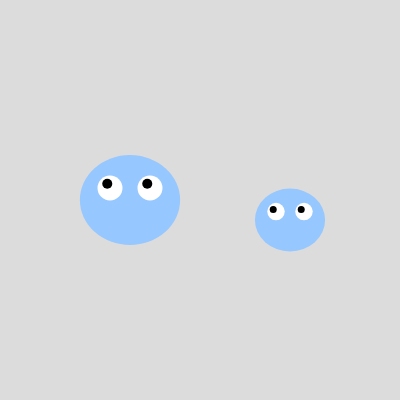
Frame 1 (no input)
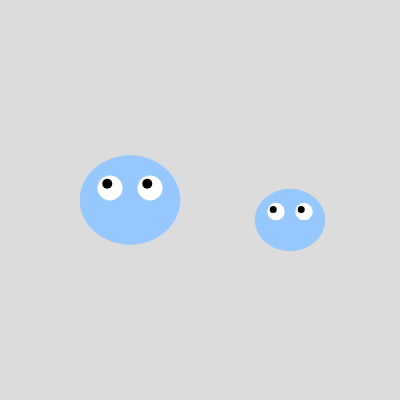
Frame 60 (no input)
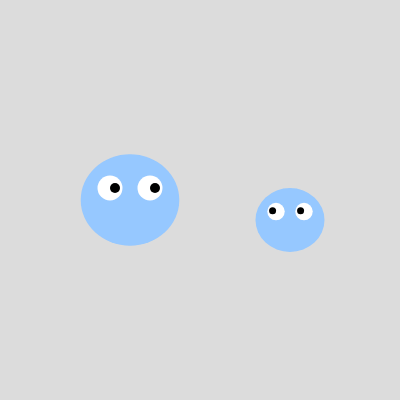
Frame 120 (the mouse pressed at the canvas centre since frame 60)

The p5.js sketch that drew these frames (run headless with seeded random() and noise() and a simulated clock; from frame 60 on, the mouse is pressed at the canvas centre):

// p5.js sketch
// ── sketch.js
let blob;
let buddy;

function setup() {
  createCanvas(400, 400);
  blob = new Creature(130, 200, 100);
  buddy = new Creature(290, 220, 70);
}

function draw() {
  background(220);
  blob.update();
  blob.display();
  buddy.update();
  buddy.display();
}

function mousePressed() {
  blob.poke();
  buddy.poke();
}

class Creature {
  constructor(x, y, size) {
    this.x = x;
    this.y = y;
    this.size = size;
    this.state = "idle";   // idle, curious, scared, happy
    this.happyUntil = 0;   // timestamp for when "happy" wears off
  }

  // LOGIC: decide what state the creature is in
  update() {
    let d = dist(mouseX, mouseY, this.x, this.y);

    if (millis() < this.happyUntil) {
      this.state = "happy";
    } else if (d < this.size * 0.7) {
      this.state = "scared";
    } else if (d < this.size * 1.8) {
      this.state = "curious";
    } else {
      this.state = "idle";
    }

    // BEHAVIOR: move based on state
    if (this.state === "scared") {
      this.x += random(-3, 3); // jitter, like the JitterBug
    }
    this.x = constrain(this.x, this.size / 2, width - this.size / 2);
  }

  // APPEARANCE: draw based on state
  display() {
    let breathe = sin(frameCount * 0.05) * (this.size * 0.05);

    push();
    translate(this.x, this.y);
    noStroke();

    if (this.state === "scared") fill(255, 150, 150);
    else if (this.state === "happy") fill(255, 220, 120);
    else fill(150, 200, 255);
    ellipse(0, 0, this.size + breathe, this.size * 0.9 - breathe);

    // eyes follow the mouse
    let look = createVector(mouseX - this.x, mouseY - this.y).limit(this.size * 0.05);
    let eyeOffset = this.size * 0.2;
    let eyeSize = this.size * 0.25;
    for (let ex of [-eyeOffset, eyeOffset]) {
      fill(255);
      ellipse(ex, -this.size * 0.12, eyeSize, eyeSize);
      fill(0);
      ellipse(ex + look.x, -this.size * 0.12 + look.y, eyeSize * 0.4, eyeSize * 0.4);
    }
    pop();
  }

  // INTERACTION: respond to a click on this creature
  poke() {
    if (dist(mouseX, mouseY, this.x, this.y) < this.size / 2) {
      this.happyUntil = millis() + 1500; // happy for 1.5 seconds
    }
  }
}
